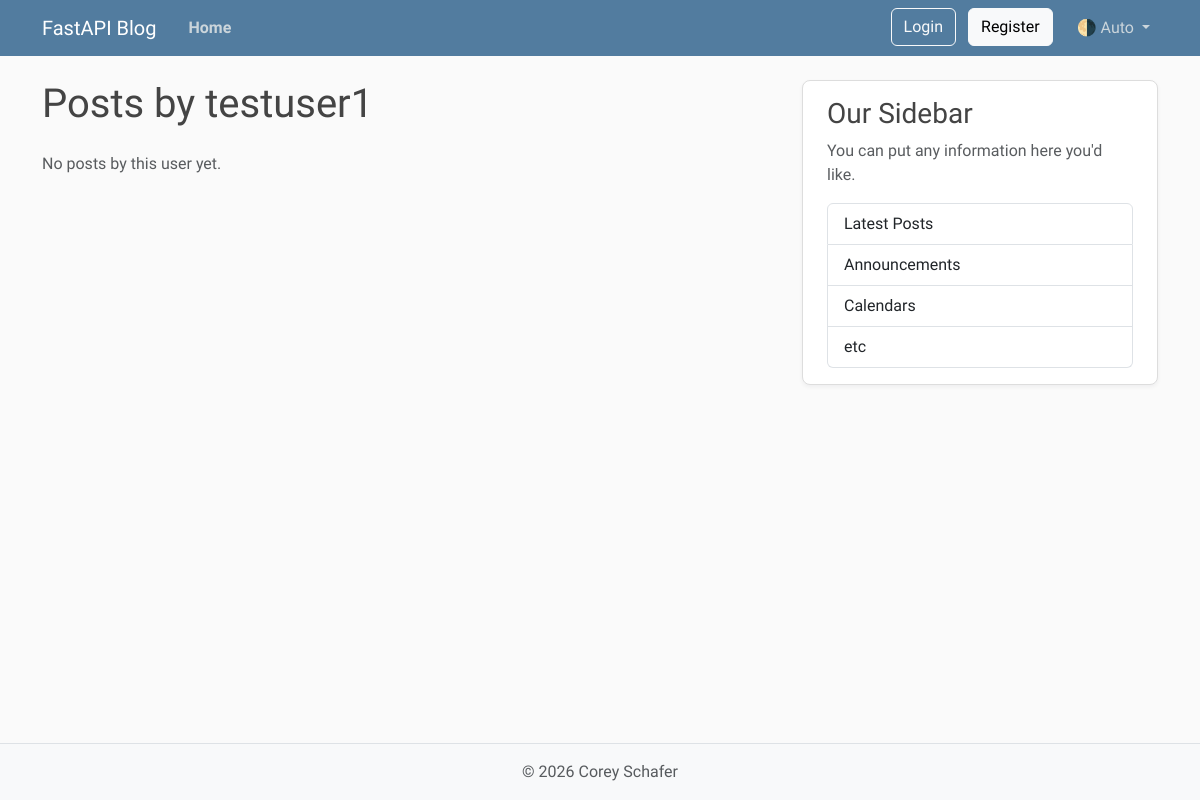
The page /users/2/posts on the database as committed earlier.
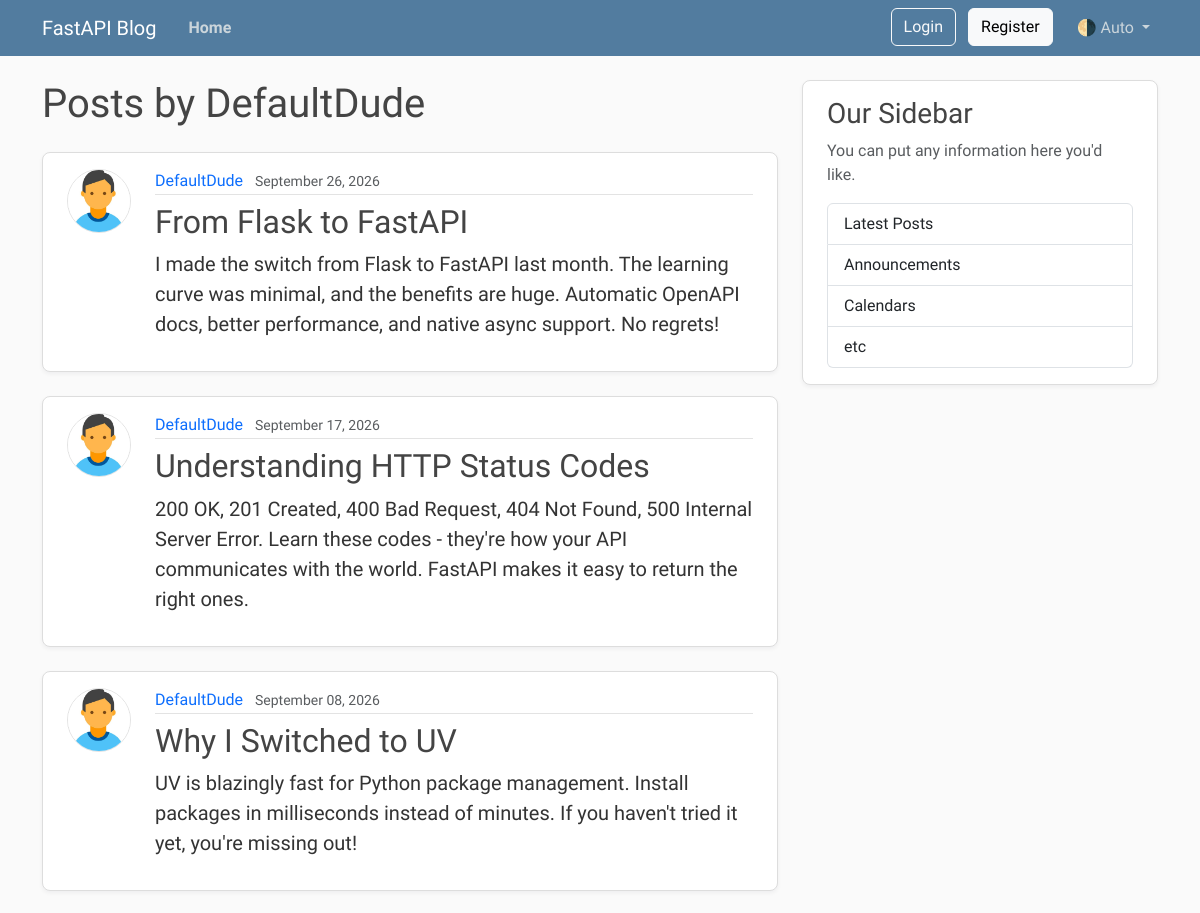
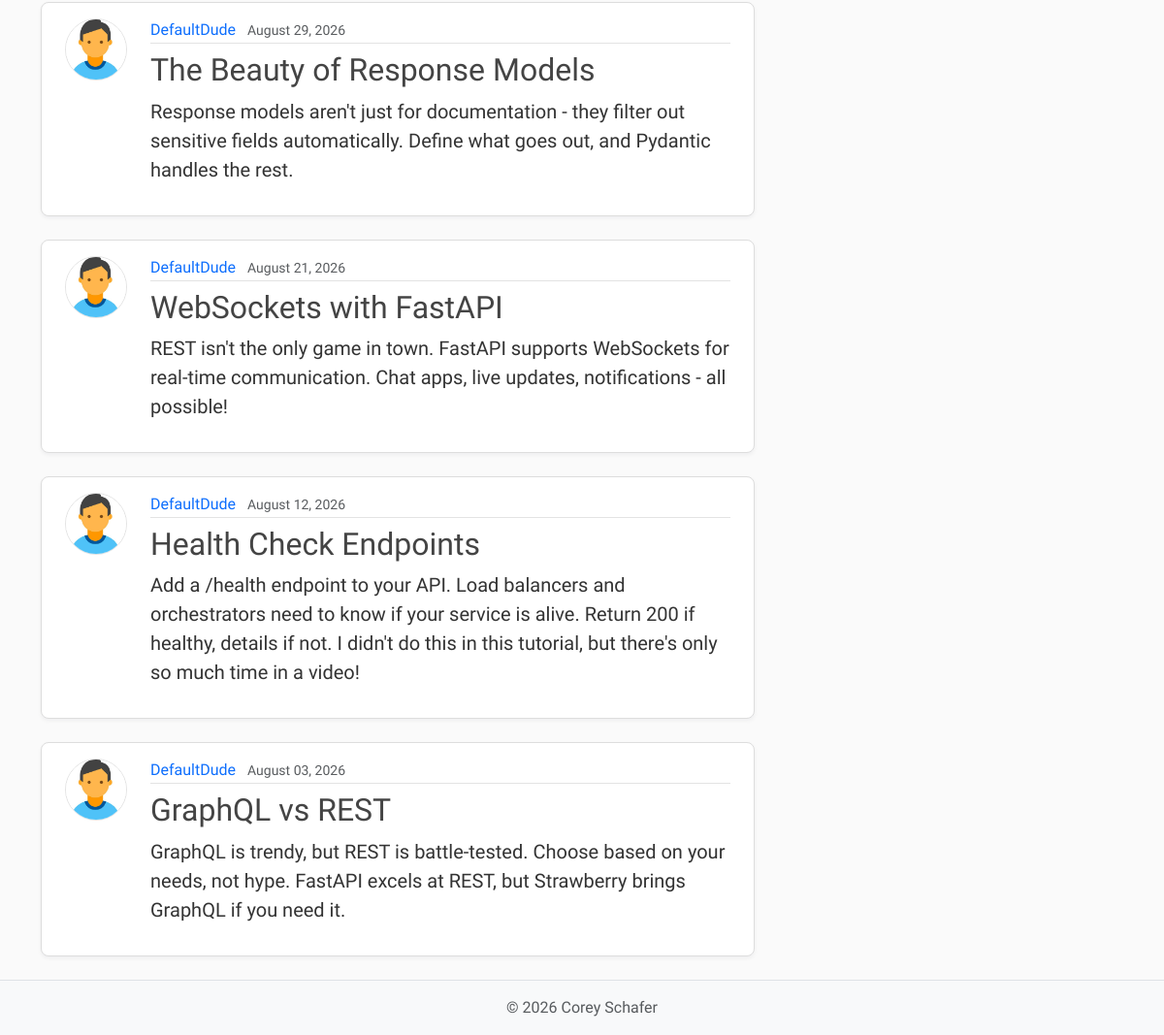
The same page on the database as committed later (2 pictures, top to bottom).
### models.py (models this page shows, shortened)
class User(Base):
    __tablename__ = "users"
    id: Mapped[int] = mapped_column(Integer, primary_key=True, index=True)
    username: Mapped[str] = mapped_column(String(50), unique=True, nullable=False)
    email: Mapped[str] = mapped_column(String(120), unique=True, nullable=False)
    password_hash: Mapped[str] = mapped_column(String(200), nullable=False)
    image_file: Mapped[str | None] = mapped_column(
        String(200),
        nullable=True,
        default=None,
    )
    posts: Mapped[list[Post]] = relationship(
        back_populates="author",
        cascade="all, delete-orphan",
    )

class Post(Base):
    __tablename__ = "posts"
    id: Mapped[int] = mapped_column(Integer, primary_key=True, index=True)
    title: Mapped[str] = mapped_column(String(100), nullable=False)
    content: Mapped[str] = mapped_column(Text, nullable=False)
    user_id: Mapped[int] = mapped_column(
        ForeignKey("users.id"),
        nullable=False,
        index=True,
    )
    date_posted: Mapped[datetime] = mapped_column(
        DateTime(timezone=True),
        default=lambda: datetime.now(UTC),
    )
    author: Mapped[User] = relationship(back_populates="posts")

### main.py (the view)
@app.get("/users/{user_id}/posts", include_in_schema=False, name="user_posts")
async def user_posts_page(
    request: Request,
    user_id: int,
    db: Annotated[AsyncSession, Depends(get_db)],
):
    result = await db.execute(select(models.User).where(models.User.id == user_id))
    user = result.scalars().first()
    if not user:
        raise HTTPException(
            status_code=status.HTTP_404_NOT_FOUND,
            detail="User not found",
        )
    result = await db.execute(
        select(models.Post)
        .options(selectinload(models.Post.author))
        .where(models.Post.user_id == user_id)
        .order_by(models.Post.date_posted.desc()),
    )
    posts = result.scalars().all()
    return templates.TemplateResponse(
        request,
        "user_posts.html",
        {"posts": posts, "user": user, "title": f"{user.username}'s Posts"},
    )

### templates/user_posts.html (shortened to what this page needs)
{% extends "layout.html" %}
{% block content %}
    <h1 class="mb-4">Posts by {{ user.username }}</h1>
    <div id="postsContainer">
        {% for post in posts %}
            <article class="content-section py-3 px-4 mb-4">
                <div class="d-flex align-items-start gap-4">
                    <img class="rounded-circle article-img flex-shrink-0"
                         src="{{ post.author.image_path }}"
                         alt="{{ post.author.username }}'s profile picture"
                         width="64"
                         height="64"
                         loading="lazy">
                    <div class="flex-grow-1">
                        <div class="article-metadata mb-2">
                            <a class="me-2"
                               href="{{ url_for('user_posts', user_id=post.author.id) }}">{{ post.author.username }}</a>
                            <small class="text-body-secondary">{{ post.date_posted.strftime("%B %d, %Y") }}</small>
                        </div>
                        <h2>
                            <a class="article-title"
                               href="{{ url_for('post_page', post_id=post.id) }}">{{ post.title }}</a>
                        </h2>
                        <p class="article-content">{{ post.content }}</p>
                    </div>
                </div>
            </article>
        {% else %}
            <p class="text-body-secondary">No posts by this user yet.</p>
        {% endfor %}
    </div>
{% endblock content %}

### templates/layout.html (shortened to what this page needs)
<!DOCTYPE html>
<html lang="en">
    <head>
        <link href="https://cdn.jsdelivr.net/npm/bootstrap@5.3.8/dist/css/bootstrap.min.css"
              rel="stylesheet"
>
        <link rel="stylesheet"
              type="text/css"
              href="{{ url_for("static", path='css/main.css') }}">
    </head>
    <body class="d-flex flex-column min-vh-100">
        <header class="site-header">
            <nav class="navbar navbar-expand-md bg-steel fixed-top"
                 data-bs-theme="dark">
                <div class="container">
                    <a class="navbar-brand me-4" href="{{ url_for("home") }}">FastAPI Blog</a>
                    <div class="collapse navbar-collapse" id="navbarToggle">
                        <div class="navbar-nav me-auto">
                            <a class="nav-link active"
                               aria-current="page"
                               href="{{ url_for("home") }}">Home</a>
                        </div>
                        <div class="navbar-nav">
                            <div id="loggedOutNav">
                                <a class="btn btn-outline-light mb-2 mb-md-0 me-md-2"
                                   href="{{ url_for("login_page") }}">Login</a>
                                <a class="btn btn-light mb-2 mb-md-0 me-md-3"
                                   href="{{ url_for("register_page") }}">Register</a>
                            </div>
                            <div class="nav-item dropdown">
                                <a class="nav-link dropdown-toggle"
                                   href="#"
                                   role="button"
                                   id="bd-theme"
                                   data-bs-toggle="dropdown"
                                   aria-expanded="false">
                                    <span id="bd-theme-text">🌗 Auto</span>
                                </a>
                            </div>
                        </div>
                    </div>
                </div>
            </nav>
        </header>
        <main role="main" class="container">
            <div class="row">
                <div class="col-md-8">
                    {% block content %}
                    {% endblock content %}
                </div>
                <aside class="col-md-4">
                    <div class="content-section py-3 px-4 mb-4">
                        <h3>Our Sidebar</h3>
                        <p class="text-body-secondary">You can put any information here you'd like.</p>
                        <ul class="list-group">
                            <li class="list-group-item">Latest Posts</li>
                            <li class="list-group-item">Announcements</li>
                            <li class="list-group-item">Calendars</li>
                            <li class="list-group-item">etc</li>
                        </ul>
                    </div>
                </aside>
            </div>
        </main>
        <footer class="mt-auto py-3 bg-body-tertiary border-top">
            <div class="container text-center">
                <p class="text-body-secondary mb-0">
                    © <span id="year"></span> Corey Schafer
                </p>
            </div>
        </footer>
    </body>
</html>

### static/css/main.css (style rules this page uses)
:root { --font-heading: "Montserrat", system-ui, -apple-system, BlinkMacSystemFont, sans-serif; --font-body: "Nunito", system-ui, -apple-system, BlinkMacSystemFont, sans-serif; --color-bg-body: #fafafa; --color-bg-content: #ffffff; --color-text-primary: #333333; --color-text-heading: #444444; --color-steel: #527c9f; --color-nav-link: #cbd5db; --color-nav-link-hover: #ffffff; --color-link-hover: #428bca; --color-border: #dddddd; --color-border-light: #e3e3e3; --spacing-xl: 5rem; --article-img-size: 4rem; --account-img-size: 7.813rem; }
body { font-family: var(--font-body); background: var(--color-bg-body); color: var(--color-text-primary); }
main { padding-top: var(--spacing-xl); }
h1, h2, h3, h4, h5, h6 { font-family: var(--font-heading); color: var(--color-text-heading); }
.navbar-brand { font-family: var(--font-heading); }
a { text-decoration: none; }
.bg-steel { background-color: var(--color-steel); }
.site-header .navbar-nav .nav-link { color: var(--color-nav-link); transition: color 0.2s ease-in-out; }
.site-header .navbar-nav .nav-link.active { font-weight: 600; }
.content-section { background: var(--color-bg-content); border: 1px solid var(--color-border); border-radius: 0.5rem; box-shadow: 0 2px 4px rgba(15, 23, 42, 0.05); transition: box-shadow 0.15s ease, transform 0.15s ease, border-color 0.15s ease; }
.article-title { color: var(--color-text-heading); transition: color 0.2s ease-in-out; }
.article-content { white-space: pre-line; font-size: 1.25rem; }
.article-img { height: var(--article-img-size); width: var(--article-img-size); flex-shrink: 0; object-fit: cover; border: 1px solid var(--color-border-light); box-shadow: 0 0 0 2px var(--color-bg-content); }
.article-metadata { padding-bottom: 0.063rem; border-bottom: 1px solid var(--color-border-light); }
.article-metadata a { transition: color 0.2s ease-in-out; }
[data-bs-theme="dark"] { --color-bg-body: #1a1a1a; --color-bg-content: #2d2d2d; --color-text-primary: #e0e0e0; --color-text-heading: #f0f0f0; --color-border: #404040; --color-border-light: #4a4a4a; }

Rows that differ between the two databases and show on the page:
changed User: username "testuser1" → "DefaultDude"
added Post: author.username "DefaultDude", date_posted "September 26, 2026", title "From Flask to FastAPI", content "I made the switch from Flask to FastAPI last month. The learning curve was minimal, and the benefits are huge. Automatic OpenAPI docs, better performance, and native async support. No regrets!"
added Post: author.username "DefaultDude", date_posted "September 17, 2026", title "Understanding HTTP Status Codes", content "200 OK, 201 Created, 400 Bad Request, 404 Not Found, 500 Internal Server Error. Learn these codes - they're how your API communicates with the world. FastAPI makes it easy to return the right ones."
added Post: author.username "DefaultDude", date_posted "September 08, 2026", title "Why I Switched to UV", content "UV is blazingly fast for Python package management. Install packages in milliseconds instead of minutes. If you haven't tried it yet, you're missing out!"
added Post: author.username "DefaultDude", date_posted "August 29, 2026", title "The Beauty of Response Models", content "Response models aren't just for documentation - they filter out sensitive fields automatically. Define what goes out, and Pydantic handles the rest."
added Post: author.username "DefaultDude", date_posted "August 21, 2026", title "WebSockets with FastAPI", content "REST isn't the only game in town. FastAPI supports WebSockets for real-time communication. Chat apps, live updates, notifications - all possible!"
added Post: author.username "DefaultDude", date_posted "August 12, 2026", title "Health Check Endpoints", content "Add a /health endpoint to your API. Load balancers and orchestrators need to know if your service is alive. Return 200 if healthy, details if not. I didn't do this in this tutorial, but there's only so much time in a video!"
added Post: author.username "DefaultDude", date_posted "August 03, 2026", title "GraphQL vs REST", content "GraphQL is trendy, but REST is battle-tested. Choose based on your needs, not hype. FastAPI excels at REST, but Strawberry brings GraphQL if you need it."
Other text that changed with them:
text no longer shown: "No posts by this user yet."
